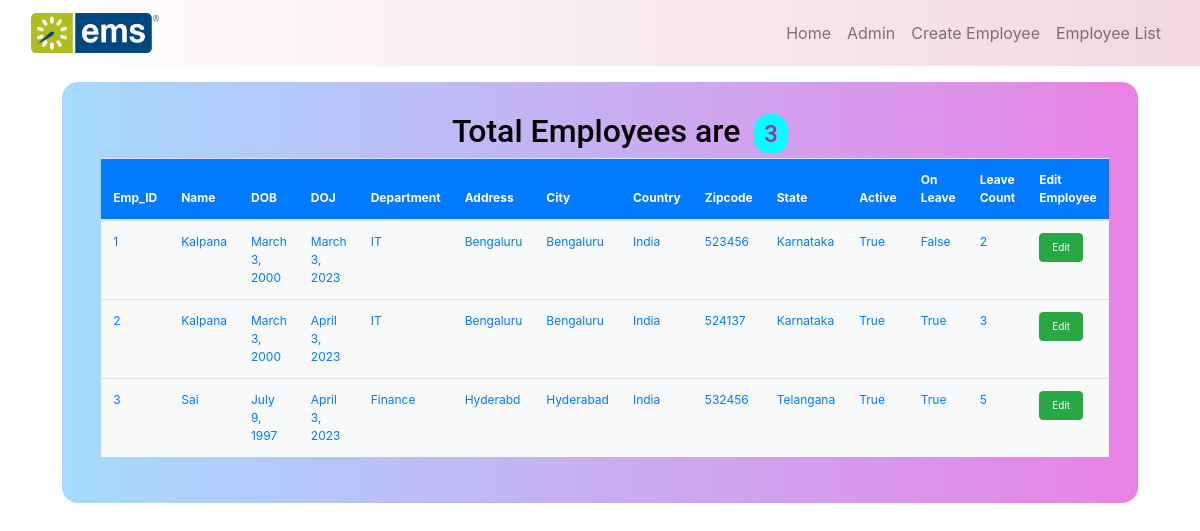
The app's page /EmployeeList/ with its own data.
### EMS/models.py (models this page shows, shortened)
class Employee(models.Model):
    id=models.AutoField(primary_key=True)
    name = models.CharField(max_length= 100, blank=True, null = True)
    dob = models.DateField()
    doj = models.DateField()
    department = models.CharField(max_length = 100)
    post = models.CharField(max_length=100)
    address = models.CharField(max_length=100)
    city = models.CharField(max_length=100)
    country = models.CharField(max_length=100)
    zipCode = models.IntegerField()
    state = models.CharField(max_length=100)
    active = models.BooleanField(default=True)
    leaveCount = models.IntegerField(default=0)
    on_leave = models.BooleanField(default=True)

### EMS/views.py (the view)
# urls.py: path('EmployeeList/',EmployeeList.as_view(),name='EmployeeList'),
class EmployeeList(ListView):
    model=Employee
    context_object_name='Employees'
    ordering=['name']
    def get_context_data(self, **kwargs):
        context = super().get_context_data(**kwargs)
        context['employee_count'] = self.model.objects.count()
        return context

### templates/ems/employee_list.html (shortened to what this page needs)
{% extends 'ems/base.html'%}
{% block body_block %}
<div class="emp-table">
<h2 class="text-emp">Total Employees are <span class="count">{{ employee_count }}</span></h1>
<table class="table table-styles">
    <thead class="bg-primary text-white heding-font">
    <th>Emp_ID</th>
    <th>Name</th>
    <th>DOB</th>
    <th>DOJ</th>
    <th>Department</th>
    <th>Address</th>
    <th>City</th>
    <th>Country</th>
    <th>Zipcode</th>
    <th>State</th>
    <th>Active</th>
    <th>On Leave</th>
    <th>Leave Count</th>
    <th>Edit Employee</th>
</thead>
<tbody>
    {% for Emp in Employees %}
    <tr class="text-primary bg-light data-font">
        <td>{{Emp.id}}</td>
        <td>{{Emp.name}}</td>
        <td>{{Emp.dob}}</td>
        <td>{{Emp.doj}}</td>
        <td>{{Emp.department}}</td>
        <td>{{Emp.address}}</td>
        <td>{{Emp.city}}</td>
        <td>{{Emp.country}}</td>
        <td>{{Emp.zipCode}}</td>
        <td>{{Emp.state}}</td>
        <td>{{Emp.active}}</td>
        <td>{{Emp.on_leave}}</td>
        {% if Emp.on_leave %}
        <td>{{Emp.leaveCount|add:1}}</td>
        {% else %}
        <td>{{Emp.leaveCount}}</td>
        {% endif %}
        <td><a href="{% url 'Update' pk=Emp.pk %}" class="btn btn-success text-decoration-underline edit-font">Edit</a></td>
    </tr>
    {% endfor %}
    </tbody>
</table>
</div>
{% endblock %}

### templates/ems/base.html (shortened to what this page needs)
{% load static %}
<!doctype html>
<html lang="en">
  <head>
    <link rel="stylesheet" href="https://cdn.jsdelivr.net/npm/bootstrap@4.6.2/dist/css/bootstrap.min.css">
  </head>
  <body>
    <center>
      <link rel="stylesheet" href="{% static 'css/styles.css' %}">
      <div class="base">
      <nav class="navbar navbar-expand-lg navbar-light background-nav">
        <div class="container-fluid">
          <a class="navbar-brand" href="#">
          <img class="logo" src="{% static 'images/images.png' %}" alt="logo" height="40px" width="128px">
          </a>
          <div class="collapse navbar-collapse justify-content-end" id="navbarNav">
            <ul class="navbar-nav">
              <li class="nav-item">
                <a class="nav-link" href="{% url 'home' %}" >Home</a>
              </li>
              <li class="nav-item">
                <a class="nav-link" href="{% url 'admin:index' %}">Admin</a>
              </li>
              <li class="nav-item">
                <a class="nav-link" href="{% url 'EmployeeCreate' %}">Create Employee</a>
              </li>
              <li class="nav-item">
                <a class="nav-link" href="{% url 'EmployeeList' %}">Employee List</a>
              </li>
            </ul>
          </div>
      </div>
      </nav>
    </div>
    {% block body_block %}
    {% endblock %}
</center>
  </body>

### static/css/styles.css (style rules this page uses)
.base { background-color: rgb(243, 228, 239); }
.background-nav { background-image: linear-gradient(to right, #ffffff, #e775761b); }
.emp-table { background-image: linear-gradient( to right,#a6dbff, #e982e5) ; border-radius: 16px; background-size: cover; text-align: left; margin-left: 62px; margin-bottom: 20px; margin-right: 62px; margin-top: 16px; padding: 30px; padding-left: 40px; display: flex; flex-direction: column; justify-content: center; align-items: center; }
.table-styles { margin-left: 40px; margin-right: 40px; font-size: 15px; overflow: hidden; height: fit-content; width: fit-content; padding-bottom: 30px; }
.heding-font { font-size: 12px; }
.data-font { font-size: 12px; }
.edit-font { font-size: 10px; }
.text-emp { color: black; font-family: 'Roboto'; padding-left: 36px; font-weight: 500; }
.count { color: rgb(181, 40, 148); background-color: aqua; border-radius: 16px; height: 20px; width: 20px; font-size: 24px; padding: 6px; padding-left: 10px; padding-right: 10px; margin: 6px; }

### records on screen
Employee: id "1", name "Kalpana", dob "March 3, 2000", doj "March 3, 2023", department "IT", address "Bengaluru", city "Bengaluru", country "India", zipCode "523456", state "Karnataka", active "True", on_leave "False", leaveCount "2"
Employee: id "2", name "Kalpana", dob "March 3, 2000", doj "April 3, 2023", department "IT", address "Bengaluru", city "Bengaluru", country "India", zipCode "524137", state "Karnataka", active "True", on_leave "True", leaveCount|add "3"
Employee: id "3", name "Sai", dob "July 9, 1997", doj "April 3, 2023", department "Finance", address "Hyderabd", city "Hyderabad", country "India", zipCode "532456", state "Telangana", active "True", on_leave "True", leaveCount|add "5"

### other values on screen
{{ employee_count }} "3"
